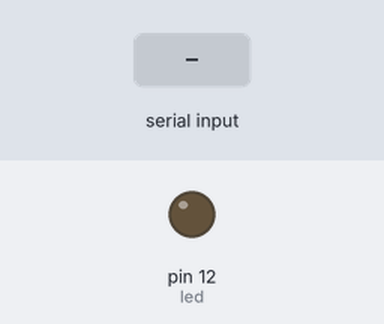
The sketch below on a simulated Arduino Uno, built with avr-gcc and run on an emulated ATmega328P. On the bench: output pins drawn as LEDs (lit = HIGH). Inputs (shaded band) come from the test bench.

Above: at 1.2 s.
1.3 s: "." received over Serial
At 2.45 s:
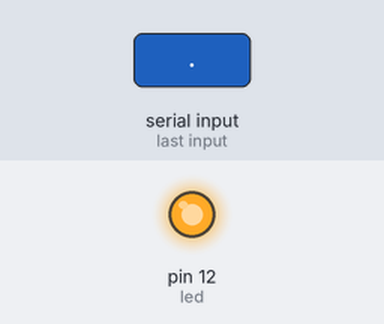
4.1 s: "-" received over Serial
At 7.4 s:
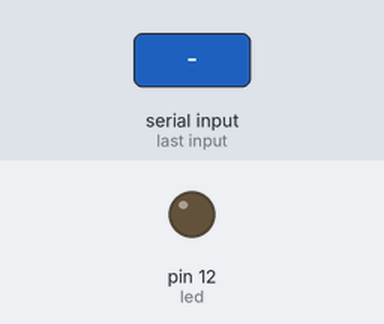
Timing chart, 0 to 8.9 s (numbered marks = the images above; inputs shaded):
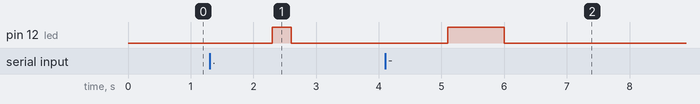

The sketch:

ArduinoCode.ino
```cpp
String data="";
int led = 12;
void setup() {
  Serial.begin(9600);
  pinMode(led, OUTPUT);
  digitalWrite(13, LOW);
}

void loop() {
  if(Serial.available() > 0) {
    data = Serial.readString();
    const char* source = data.c_str();
    int length = (int)strlen(source);
    for (int i = 0; i < length; i++) {
      if(source[i]=='.')
      {
        digitalWrite(led, HIGH);
        delay(300);
        digitalWrite(led, LOW);
        delay(300);
      }
      else if (source[i]=='-')
      {
        digitalWrite(led, HIGH);
        delay(900);
        digitalWrite(led, LOW);
        delay(300);
      }
      else if(source[i]=='/')
      {
        delay(1800);
      }
      else
      {
        delay(600);
      }
    }
  }
}
```

Measured:
- after the input at 1.3 s, pin 12 (led): LOW → HIGH after 1.0 s, → LOW 0.30 s later
- after the input at 4.1 s, pin 12 (led): LOW → HIGH after 1.0 s, → LOW 0.90 s later
